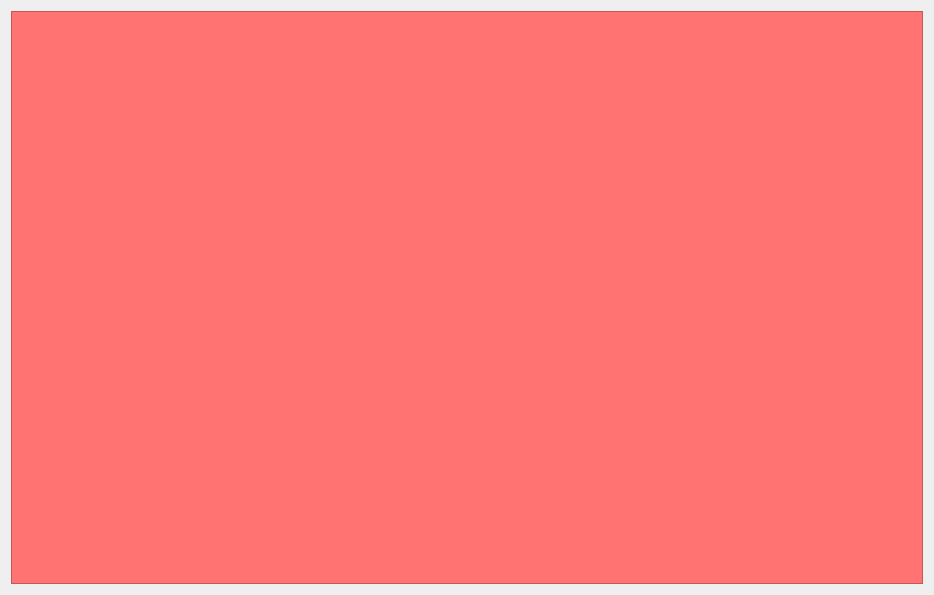
<?xml version="1.0" encoding="UTF-8"?>
<ui version="4.0">
 <class>PregledPodataka</class>
 <widget class="QDialog" name="PregledPodataka">
  <property name="geometry">
   <rect>
    <x>0</x>
    <y>0</y>
    <width>934</width>
    <height>595</height>
   </rect>
  </property>
  <property name="windowTitle">
   <string>Dialog</string>
  </property>
  <layout class="QHBoxLayout" name="horizontalLayout">
   <item>
    <widget class="QTableView" name="tableView">
     <property name="styleSheet">
      <string notr="true">background-color: rgb(255, 115, 115);</string>
     </property>
    </widget>
   </item>
  </layout>
 </widget>
 <resources/>
 <connections/>
</ui>
